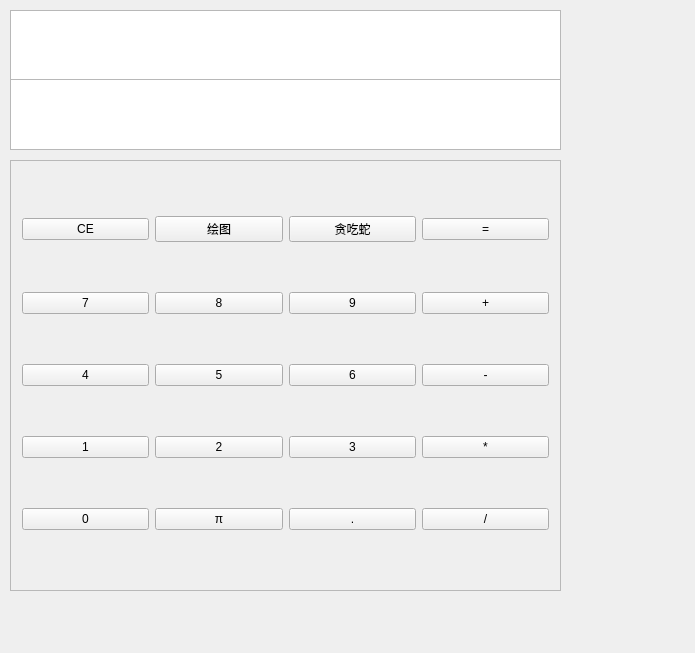
<?xml version="1.0" encoding="UTF-8"?>
<ui version="4.0">
 <class>MyComputer</class>
 <widget class="QWidget" name="MyComputer">
  <property name="geometry">
   <rect>
    <x>0</x>
    <y>0</y>
    <width>695</width>
    <height>653</height>
   </rect>
  </property>
  <property name="windowTitle">
   <string>MyComputer</string>
  </property>
  <widget class="QFrame" name="frame_3">
   <property name="geometry">
    <rect>
     <x>10</x>
     <y>160</y>
     <width>551</width>
     <height>431</height>
    </rect>
   </property>
   <property name="frameShape">
    <enum>QFrame::StyledPanel</enum>
   </property>
   <property name="frameShadow">
    <enum>QFrame::Raised</enum>
   </property>
   <layout class="QGridLayout" name="gridLayout">
    <item row="2" column="1">
     <widget class="QPushButton" name="btn_5">
      <property name="text">
       <string>5</string>
      </property>
     </widget>
    </item>
    <item row="3" column="3">
     <widget class="QPushButton" name="btn_multiply">
      <property name="text">
       <string>*</string>
      </property>
     </widget>
    </item>
    <item row="4" column="3">
     <widget class="QPushButton" name="btn_divide">
      <property name="text">
       <string>/</string>
      </property>
     </widget>
    </item>
    <item row="4" column="2">
     <widget class="QPushButton" name="btn_point">
      <property name="text">
       <string>.</string>
      </property>
     </widget>
    </item>
    <item row="4" column="1">
     <widget class="QPushButton" name="btn_pi">
      <property name="text">
       <string>π</string>
      </property>
     </widget>
    </item>
    <item row="0" column="0">
     <widget class="QPushButton" name="btn_clear">
      <property name="text">
       <string>CE</string>
      </property>
     </widget>
    </item>
    <item row="1" column="1">
     <widget class="QPushButton" name="btn_8">
      <property name="text">
       <string>8</string>
      </property>
     </widget>
    </item>
    <item row="3" column="2">
     <widget class="QPushButton" name="btn_3">
      <property name="text">
       <string>3</string>
      </property>
     </widget>
    </item>
    <item row="1" column="2">
     <widget class="QPushButton" name="btn_9">
      <property name="text">
       <string>9</string>
      </property>
     </widget>
    </item>
    <item row="2" column="2">
     <widget class="QPushButton" name="btn_6">
      <property name="text">
       <string>6</string>
      </property>
     </widget>
    </item>
    <item row="1" column="3">
     <widget class="QPushButton" name="btn_add">
      <property name="text">
       <string>+</string>
      </property>
     </widget>
    </item>
    <item row="2" column="3">
     <widget class="QPushButton" name="btn_subtract">
      <property name="text">
       <string>-</string>
      </property>
     </widget>
    </item>
    <item row="4" column="0">
     <widget class="QPushButton" name="btn_0">
      <property name="text">
       <string>0</string>
      </property>
     </widget>
    </item>
    <item row="2" column="0">
     <widget class="QPushButton" name="btn_4">
      <property name="text">
       <string>4</string>
      </property>
     </widget>
    </item>
    <item row="3" column="1">
     <widget class="QPushButton" name="btn_2">
      <property name="text">
       <string>2</string>
      </property>
     </widget>
    </item>
    <item row="3" column="0">
     <widget class="QPushButton" name="btn_1">
      <property name="text">
       <string>1</string>
      </property>
     </widget>
    </item>
    <item row="1" column="0">
     <widget class="QPushButton" name="btn_7">
      <property name="text">
       <string>7</string>
      </property>
     </widget>
    </item>
    <item row="0" column="3">
     <widget class="QPushButton" name="btn_equal">
      <property name="text">
       <string>=</string>
      </property>
     </widget>
    </item>
    <item row="0" column="1">
     <widget class="QPushButton" name="btn_painter">
      <property name="text">
       <string>绘图</string>
      </property>
     </widget>
    </item>
    <item row="0" column="2">
     <widget class="QPushButton" name="btn_snake">
      <property name="text">
       <string>贪吃蛇</string>
      </property>
     </widget>
    </item>
   </layout>
  </widget>
  <widget class="QTextEdit" name="textEdit">
   <property name="geometry">
    <rect>
     <x>10</x>
     <y>10</y>
     <width>551</width>
     <height>71</height>
    </rect>
   </property>
   <property name="readOnly">
    <bool>true</bool>
   </property>
  </widget>
  <widget class="QTextEdit" name="textEdit_2">
   <property name="geometry">
    <rect>
     <x>10</x>
     <y>79</y>
     <width>551</width>
     <height>71</height>
    </rect>
   </property>
   <property name="readOnly">
    <bool>true</bool>
   </property>
  </widget>
 </widget>
 <layoutdefault spacing="6" margin="11"/>
 <resources/>
 <connections/>
</ui>
